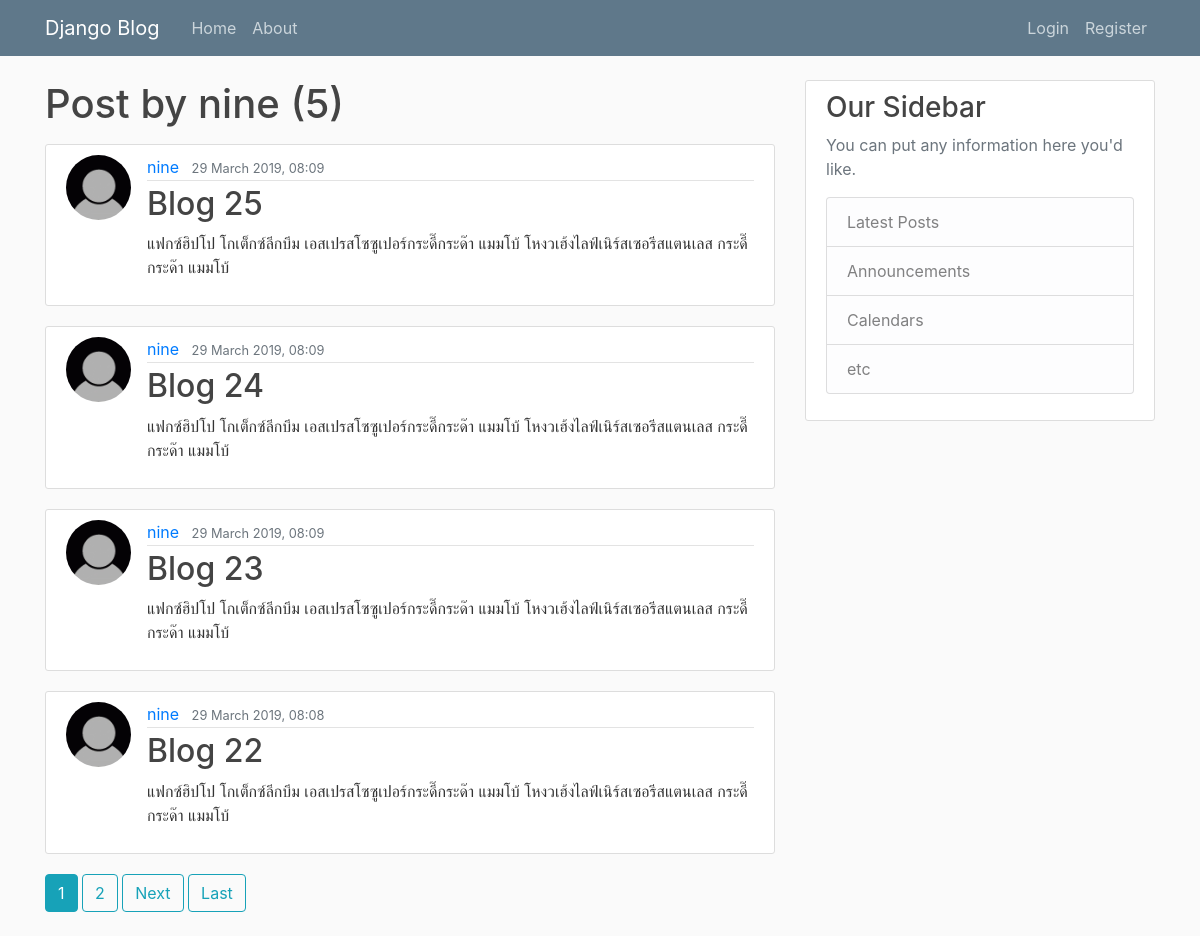
Before: /user/nine with the older database file.
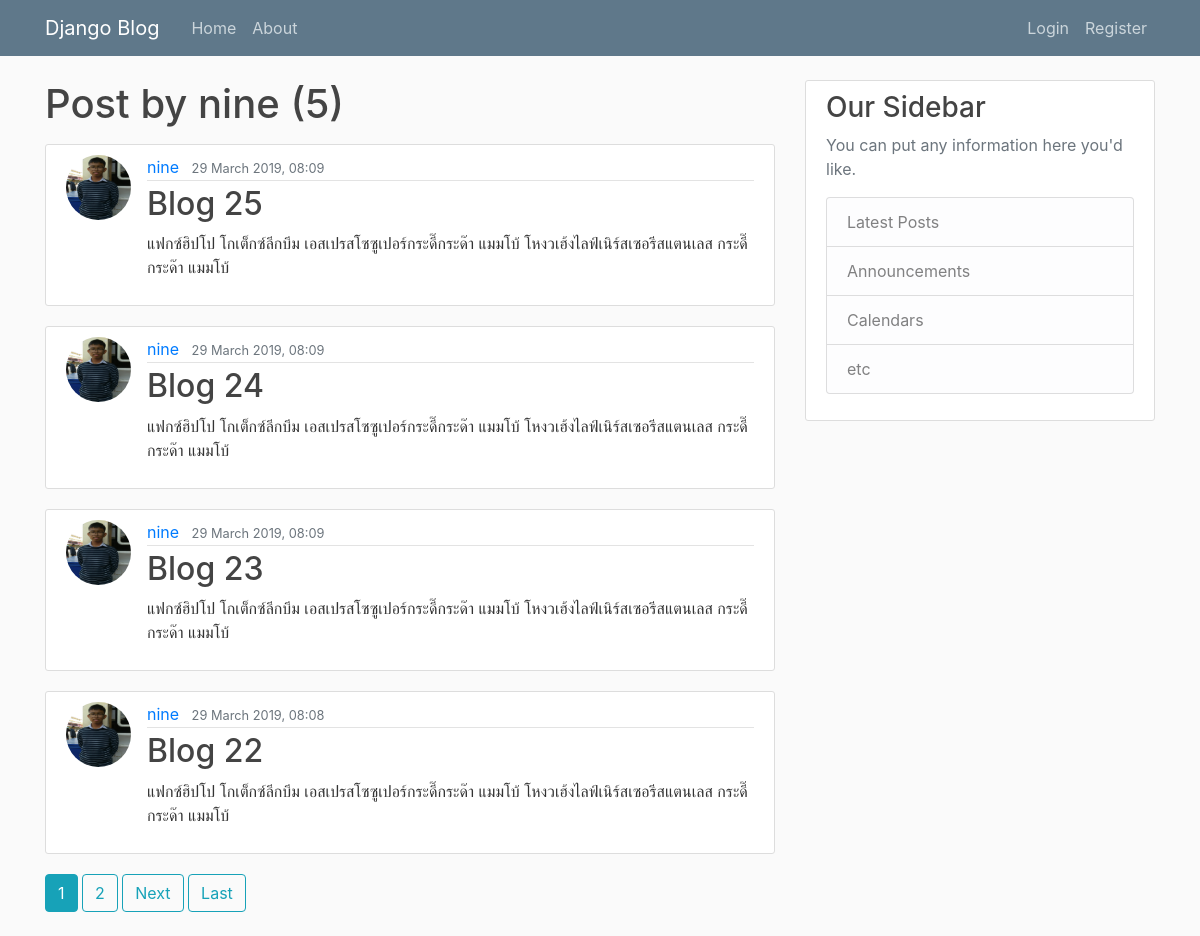
After: the same page with the newer database file.
### blog/models.py (models this page shows, shortened)
class Post(models.Model):
  title = models.CharField(max_length=100)
  content = models.TextField()
  date_posted = models.DateTimeField(default=timezone.now)
  author = models.ForeignKey(User, on_delete=models.CASCADE)

### users/models.py (models this page shows, shortened)
class Profile(models.Model):
    user = models.OneToOneField(User, on_delete=models.CASCADE)
    image = models.ImageField(default='default.jpg', upload_to='profile_pics')

### blog/views.py (the view)
# urls.py: path('user/<str:username>', UserPostListView.as_view(), name='user-posts'),
class UserPostListView(ListView):
  model = Post
  template_name = 'blog/user_posts.html'
  context_object_name = 'posts'
  paginate_by = 4
  def get_queryset(self):
    user = get_object_or_404(User, username=self.kwargs.get('username'))
    return Post.objects.filter(author=user).order_by('-date_posted')

### blog/templates/blog/user_posts.html (shortened to what this page needs)
{% extends 'blog/base.html' %}
{% block content %}
  <h1 class="mb-3">Post by {{ view.kwargs.username }} ({{ page_obj.paginator.count }})</h1>
    {% for post in posts %}
      <article class="media content-section">
        <img class="rounded-circle article-img" src="{{ post.author.profile.image.url }}">
          <div class="media-body">
            <div class="article-metadata">
              <a class="mr-2" href="{% url 'user-posts' post.author.username %}">{{ post.author }}</a>
              <small class="text-muted">{{ post.date_posted|date:"d F Y, H:i" }}</small>
            </div>
            <h2><a class="article-title" href="{% url 'post-detail' post.id %}">{{ post.title }}</a></h2>
            <p class="article-content">{{ post.content }}</p>
          </div>
        </article>
    {% endfor %}
    {% if is_paginated %}
      {% for num in page_obj.paginator.page_range %}
        {% if page_obj.number == num %}
          <a class="btn btn-info mb-4" href="?page={{ num }}">{{ num }}</a>
        {% elif num > page_obj.number|add:'-3' and num < page_obj.number|add:'3' %}
          <a class="btn btn-outline-info mb-4" href="?page={{ num }}">{{ num }}</a>
        {% endif %}
      {% endfor %}
      {% if page_obj.has_next %}
        <a class="btn btn-outline-info mb-4" href="?page={{ page_obj.next_page_number }}">Next</a>
        <a class="btn btn-outline-info mb-4" href="?page={{ page_obj.paginator.num_pages }}">Last</a>
      {% endif %}
    {% endif %}
{% endblock content %}

Changed rows visible on the page:
changed through a linked row, Post "Blog 25": author.profile.image: picture added in place of a placeholder
changed through a linked row, Post "Blog 24": author.profile.image: picture added in place of a placeholder
changed through a linked row, Post "Blog 23": author.profile.image: picture added in place of a placeholder
changed through a linked row, Post "Blog 22": author.profile.image: picture added in place of a placeholder
